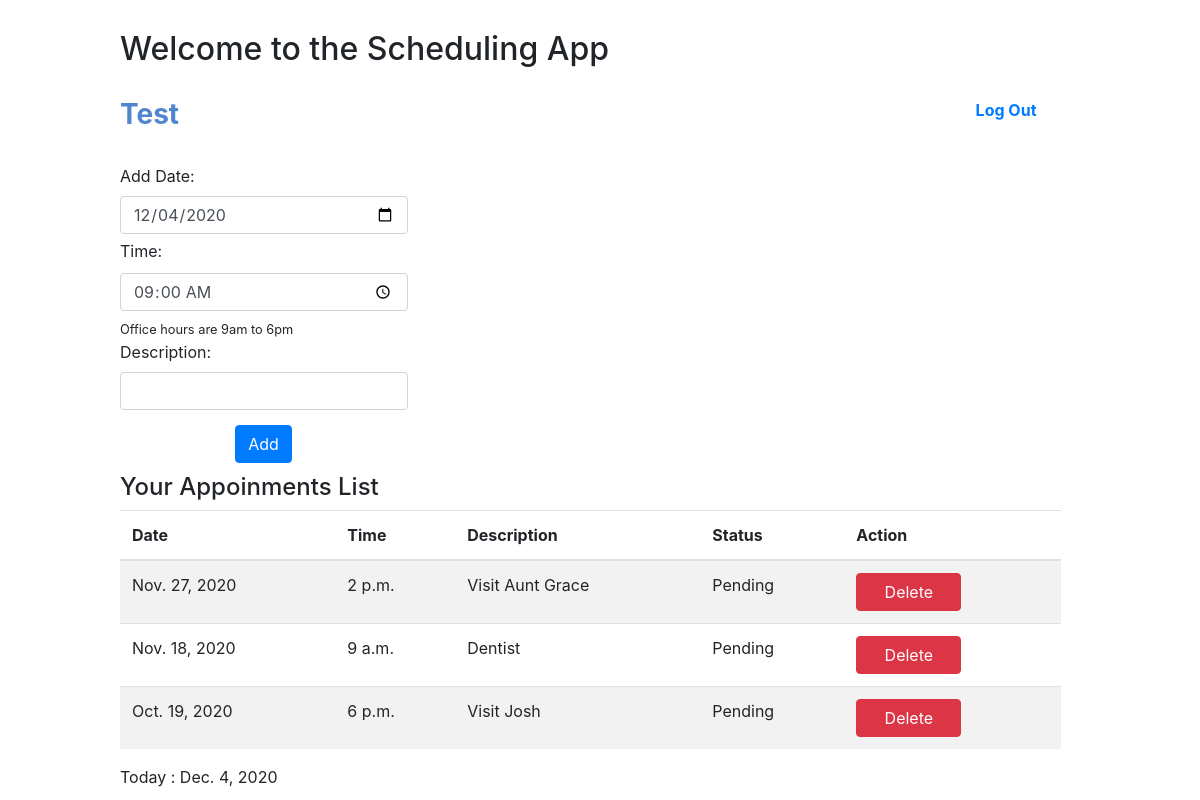
Screenshot of /home (signed in) with the database file from the repository.
### scheduling_app/models.py (models this page shows)
class Schedules(models.Model):
    description = models.CharField(max_length=255)
    date = models.DateField()
    time = models.TimeField()
    scheduler = models.ForeignKey(settings.AUTH_USER_MODEL, related_name="schedule", on_delete=models.CASCADE)
    confirm = models.BooleanField(default=False)
    created_at = models.DateTimeField(auto_now_add=True)
    updated_at = models.DateTimeField(auto_now=True)
    objects = SchedulesManager()

### scheduling_app/views.py (the view, shortened to what this page needs)
# urls.py: path('home' , views.home),
@login_required(login_url='/')
def home(request):
    month = datetime.date.today().month
    year = datetime.date.today().year
    cal = Calendar(year, month)
    html_cal = cal.formatmonth(withyear=True)
    context = {
        "date_list": Schedules.objects.all(),
        "today": datetime.date.today(),
        'calendar': mark_safe(html_cal),
        'month': month,
    }
    return render(request, 'home.html', context)

### scheduling_app/utils.py (called while the page is built)
	def formatday(self, day):
		d = ''
		if day != 0:
			return f"<td><span class='date'>{day}</span><ul> {d} </ul></td>"
		return '<td></td>'

	def formatweek(self, theweek):
		week = ''
		for d, weekday in theweek:
			week += self.formatday(d)
		return f'<tr> {week} </tr>'

	def formatmonth(self, withyear=True):
		cal = f'<table border="0" cellpadding="0" cellspacing="0" class="cal">\n'
		cal += f'{self.formatmonthname(self.year, self.month, withyear=withyear)}\n'
		cal += f'{self.formatweekheader()}\n'
		for week in self.monthdays2calendar(self.year, self.month):
			cal += f'{self.formatweek(week)}\n'
		return cal

### scheduling_app/templates/home.html (shortened to what this page needs)
<!DOCTYPE html>
<html lang="en">
<head>
    {% load static %}
    <link rel="stylesheet" href="{% static 'style.css' %}">
    <link rel="stylesheet" href="https://stackpath.bootstrapcdn.com/bootstrap/4.5.2/css/bootstrap.min.css">
    <link rel="stylesheet" href="https://maxcdn.bootstrapcdn.com/bootstrap/4.0.0/css/bootstrap.min.css">
    <link rel="stylesheet" href="https://use.fontawesome.com/releases/v5.0.10/css/all.css">
</head>
<body>
    <div class="wrap">
        <h2>Welcome to the Scheduling App</h2>
        <div class="header">
            <h3>{{ request.user.first_name }}</h3>
            <a href="/logout">Log Out</a>
        </div>
        <br>
        <div class="add_form">
            <form action="/add_date" method="POST" class="add_date">
                <label for="date">Add Date:</label><input type="date" name="date" value="{{today|date:'Y-m-d'}}">
                <label for="time_list" id="time_list">Time:</label>
                <input type="time" name="time_list" id="time_list" list="time_list" step="60" min="09:00" max="18:00" value="09:00">
                <small>Office hours are 9am to 6pm</small><br>
                <label for="desc">Description:</label><input type="text" name="desc">
                <button type="submit" class="btn btn-primary">Add</button>
            </form>
        </div>
        <div class="table_list">
            <table class="table table-striped">
                <h4>Your Appoinments List</h4>
                <thead>
                    <tr>
                        <th scope="col">Date</th>
                        <th scope="col">Time</th>
                        <th scope="col">Description</th>
                        <th scope="col">Status</th>
                        <th scope="col">Action</th>
                    </tr>
                </thead>
                <tbody>
                    {% for date in date_list %}
                        {% if request.user.id == date.scheduler.id %}
                        <tr>
                            <td>{{ date.date }}</td>
                            <td>{{ date.time }}</td>
                            <td>{{ date.description}}</td>
                            {% if date.confirm == True %}
                                <td>Confirmed</td>
                            {% else %}
                                <td>Pending</td>
                            {% endif %}
                            {% if date.date > today %}
                            <td>
                                {% if date.confirm == False %}
                                    <form class="table_btn" action="/confirm_page/{{date.id}}">
                                        <button class="btn btn-success">Confirm</button>
                                    </form>
                                    {% else %}
                                    <form class="table_btn" action="/un-confirm/{{date.id}}">
                                        <button class="btn btn-success">Un-Confirm</button>
                                    </form>
                                {% endif %}
                                    <form class="table_btn" action="/edit/{{date.id}}">
                                        <button class="btn btn-secondary">Edit</button>
                                    </form>
                                    <form class="table_btn_del" action="/remove/{{date.id}}" method="GET">
                                        <button class="btn btn-danger">Delete</button>
                                    </form>
                            </td>
                            {% else %}
                            <td>
                                <form class="table_btn_del" action="/remove/{{date.id}}" method="GET" id="table_btn_del">
                                    <button class="btn btn-danger" >Delete</button>
                                </form>
                            </td>
                            {% endif %}
                        </tr>
                        {% endif %}
                    {% endfor %}
                </tbody>
            </table>
        </div>
        Today : {{today}}
    </div>
</body>
</html>

### scheduling_app/static/style.css (style rules this page uses)
* { margin: 0; padding: 0; }
.wrap { width: 960px; margin: auto; }
.wrap h1, .wrap h2 { margin: 30px 0 30px 0; }
input { display: block; width: 100%; height: calc(1.5em + .75rem + 2px); padding: .375rem .75rem; font-size: 1rem; font-weight: 400; line-height: 1.5; color: #495057; background-color: #fff; background-clip: padding-box; border: 1px solid #ced4da; border-radius: .25rem; transition: border-color .15s ease-in-out,box-shadow .15s ease-in-out; }
.header h3, a { width: 45%; color: #4f86ce; font-weight: bold; display: inline-block; vertical-align: top; }
.header a { width: 10%; text-align: right; margin-left: 40%; }
.add_form, .calendar { display: inline-block; vertical-align: top; }
.add_form { width: 30%; margin: 0 50px 10px 0; }
.add_date button { margin: 15px 0 0 40% }
#time_list { margin: 5px 0 5px 0; }
.table_list { width: 98%; display: block; }
.table_btn, .table_btn_del { display: inline-block; }
.table_btn button, .table_btn_del button { width: 105px; font-size: medium; text-align: center; }

### rows the page displays
Schedules: date "Nov. 27, 2020", time "2 p.m.", description "Visit Aunt Grace", confirm "Pending"
Schedules: date "Nov. 18, 2020", time "9 a.m.", description "Dentist", confirm "Pending"
Schedules: date "Oct. 19, 2020", time "6 p.m.", description "Visit Josh", confirm "Pending"
Schedules: date "Dec. 4, 2020"

### other values shown
{{ request.user.first_name }} "Test"
